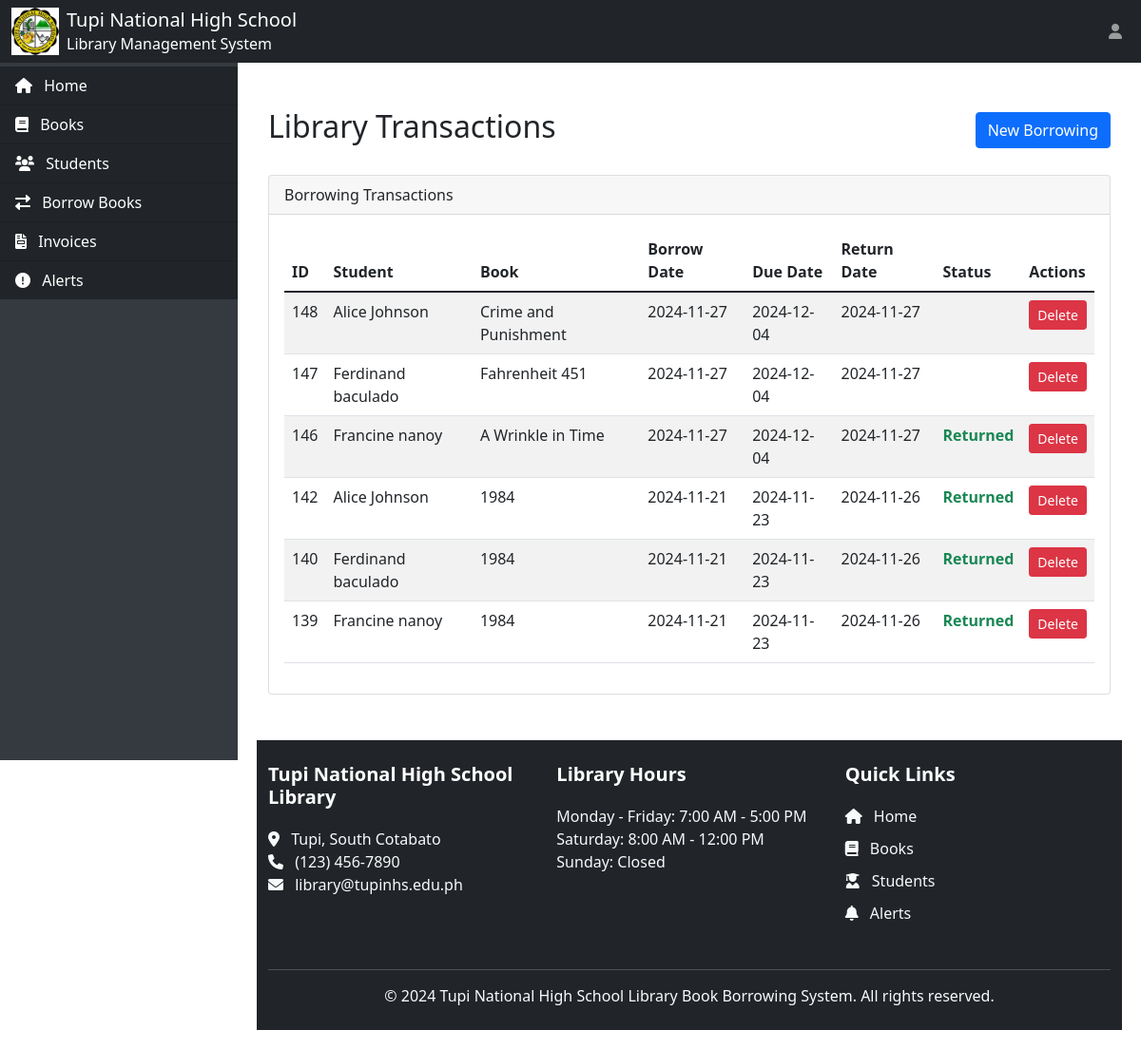
Page /transactions.php (signed in) on the committed database.
### tables this page shows
CREATE TABLE `borrowingtransactions` (
  `transaction_id` int(11) NOT NULL,
  `borrower_id` int(11) NOT NULL,
  `book_id` int(11) NOT NULL,
  `borrow_date` datetime NOT NULL,
  `due_date` datetime NOT NULL,
  `return_date` datetime DEFAULT NULL,
  `status` enum('borrowed','returned','overdue','pending_rebind') NOT NULL DEFAULT 'borrowed',
  `book_condition` enum('good','damaged','lost','pending_rebind','overdue') DEFAULT 'good',
  `payment_status` enum('pending','paid') DEFAULT 'pending'
);

CREATE TABLE `students` (
  `student_id` int(11) NOT NULL,
  `first_name` varchar(50) NOT NULL,
  `middle_name` varchar(50) DEFAULT NULL,
  `last_name` varchar(50) NOT NULL,
  `email` varchar(30) NOT NULL,
  `grade_section` text DEFAULT NULL,
  `contact_number` varchar(15) DEFAULT NULL,
  `created_at` datetime DEFAULT current_timestamp(),
  `membership_status` enum('active','expired','suspended') DEFAULT 'active',
  `max_books` int(11) DEFAULT 3,
  `current_borrowed` int(11) DEFAULT 0,
  `total_penalties` decimal(10,2) DEFAULT 0.00
);

CREATE TABLE `books` (
  `book_id` int(11) NOT NULL,
  `title` varchar(200) NOT NULL,
  `author_id` int(11) NOT NULL,
  `category_id` int(11) NOT NULL,
  `publication_year` year(4) DEFAULT NULL,
  `available_copies` int(11) NOT NULL,
  `status` enum('available','borrowed') DEFAULT 'available',
  `total_copies` int(11) DEFAULT 1
);

### transactions.php (the view, shortened to what this page needs)
<?php
include 'login_first.php';
include 'config.php';
include 'header.php';
?>
    <div class="container mt-4">
        <div class="d-flex justify-content-between align-items-center mb-4">
            <h2>Library Transactions</h2>
            <button class="btn btn-primary" data-bs-toggle="modal" data-bs-target="#newBorrowingModal">New Borrowing</button>
        </div>
        <div class="card">
            <div class="card-header">Borrowing Transactions</div>
            <div class="card-body">
                <div class="table-responsive">
                    <table class="table table-striped">
                        <thead>
                            <tr>
                                <th>ID</th>
                                <th>Student</th>
                                <th>Book</th>
                                <th>Borrow Date</th>
                                <th>Due Date</th>
                                <th>Return Date</th>
                                <th>Status</th>
                                <th>Actions</th>
                            </tr>
                        </thead>
                        <tbody>
                            <?php
                            $stmt = $conn->prepare("
                                SELECT t.*, s.first_name, s.last_name, b.title as book_title
                                FROM borrowingtransactions t
                                JOIN students s ON t.borrower_id = s.student_id
                                JOIN books b ON t.book_id = b.book_id
                                ORDER BY t.borrow_date DESC
                            ");
                            $stmt->execute();
                            $transactions = $stmt->get_result();
                            while ($row = $transactions->fetch_assoc()) {
                                $statusClass = '';
                                $statusDisplay = '';
                                switch ($row['status']) {
                                    case 'returned':
                                        $statusClass = 'text-success';
                                        $statusDisplay = 'Returned';
                                        break;
                                    default:
                                        $statusClass = 'text-secondary';
                                        $statusDisplay = ucfirst(str_replace('_', ' ', $row['status']));
                                }
                                $student_name = htmlspecialchars("{$row['first_name']} {$row['last_name']}");
                                $book_title = htmlspecialchars($row['book_title']);
                                $borrow_date = htmlspecialchars(date('Y-m-d', strtotime($row['borrow_date'])));
                                $due_date_display = htmlspecialchars(date('Y-m-d', strtotime($row['due_date'])));
                                $return_date_display = $row['return_date'] ? htmlspecialchars(date('Y-m-d', strtotime($row['return_date']))) : '-';
                                $transaction_id = htmlspecialchars($row['transaction_id']);
                                $status_display_safe = htmlspecialchars($statusDisplay);
                                echo "<tr>";
                                echo "<td>{$transaction_id}</td>";
                                echo "<td>{$student_name}</td>";
                                echo "<td>{$book_title}</td>";
                                echo "<td>{$borrow_date}</td>";
                                echo "<td>{$due_date_display}</td>";
                                echo "<td>{$return_date_display}</td>";
                                echo "<td class='{$statusClass}'><strong>{$status_display_safe}</strong></td>";
                                echo "<td>";
                                echo "<form method='POST' style='display:inline-block;'>
                                        <input type='hidden' name='transaction_id' value='{$transaction_id}'>
                                        <button type='submit' name='delete_transaction' class='btn btn-sm btn-danger' onclick=\"return confirm('Are you sure you want to delete this transaction?');\">Delete</button>
                                      </form>";
                                echo "</td>";
                                echo "</tr>";
                            }
                            ?>
                        </tbody>
                    </table>
                </div>
            </div>
        </div>
    </div>
    <?php
    include 'footer.php';
    ?>

### rows in the picture
borrowingtransactions: transaction_id "148", borrower.last_name "Alice Johnson", book.title "Crime and Punishment", borrow_date "2024-11-27", due_date "2024-12-04", return_date "2024-11-27"
borrowingtransactions: transaction_id "147", borrower.last_name "Ferdinand baculado", book.title "Fahrenheit 451", borrow_date "2024-11-27", due_date "2024-12-04", return_date "2024-11-27"
borrowingtransactions: transaction_id "146", borrower.last_name "Francine nanoy", book.title "A Wrinkle in Time", borrow_date "2024-11-27", due_date "2024-12-04", return_date "2024-11-27", status "Returned"
borrowingtransactions: transaction_id "142", borrower.last_name "Alice Johnson", book.title "1984", borrow_date "2024-11-21", due_date "2024-11-23", return_date "2024-11-26", status "Returned"
borrowingtransactions: transaction_id "140", borrower.last_name "Ferdinand baculado", book.title "1984", borrow_date "2024-11-21", due_date "2024-11-23", return_date "2024-11-26", status "Returned"
borrowingtransactions: transaction_id "139", borrower.last_name "Francine nanoy", book.title "1984", borrow_date "2024-11-21", due_date "2024-11-23", return_date "2024-11-26", status "Returned"
